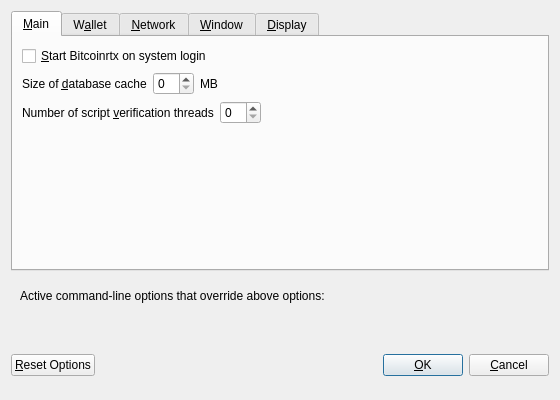
<?xml version="1.0" encoding="UTF-8"?>
<ui version="4.0">
 <class>OptionsDialog</class>
 <widget class="QDialog" name="OptionsDialog">
  <property name="geometry">
   <rect>
    <x>0</x>
    <y>0</y>
    <width>560</width>
    <height>400</height>
   </rect>
  </property>
  <property name="windowTitle">
   <string>Options</string>
  </property>
  <property name="modal">
   <bool>true</bool>
  </property>
  <layout class="QVBoxLayout" name="verticalLayout">
   <item>
    <widget class="QTabWidget" name="tabWidget">
     <property name="currentIndex">
      <number>0</number>
     </property>
     <widget class="QWidget" name="tabMain">
      <attribute name="title">
       <string>&amp;Main</string>
      </attribute>
      <layout class="QVBoxLayout" name="verticalLayout_Main">
       <item>
        <widget class="QCheckBox" name="bitcoinrtxAtStartup">
         <property name="toolTip">
          <string>Automatically start Bitcoinrtx after logging in to the system.</string>
         </property>
         <property name="text">
          <string>&amp;Start Bitcoinrtx on system login</string>
         </property>
        </widget>
       </item>
       <item>
        <layout class="QHBoxLayout" name="horizontalLayout_2_Main">
         <item>
          <widget class="QLabel" name="databaseCacheLabel">
           <property name="text">
            <string>Size of &amp;database cache</string>
           </property>
           <property name="textFormat">
            <enum>Qt::PlainText</enum>
           </property>
           <property name="buddy">
            <cstring>databaseCache</cstring>
           </property>
          </widget>
         </item>
         <item>
          <widget class="QSpinBox" name="databaseCache"/>
         </item>
         <item>
          <widget class="QLabel" name="databaseCacheUnitLabel">
           <property name="text">
            <string>MB</string>
           </property>
           <property name="textFormat">
            <enum>Qt::PlainText</enum>
           </property>
          </widget>
         </item>
         <item>
          <spacer name="horizontalSpacer_2_Main">
           <property name="orientation">
            <enum>Qt::Horizontal</enum>
           </property>
           <property name="sizeHint" stdset="0">
            <size>
             <width>40</width>
             <height>20</height>
            </size>
           </property>
          </spacer>
         </item>
        </layout>
       </item>
       <item>
        <layout class="QHBoxLayout" name="horizontalLayout_3_Main">
         <item>
          <widget class="QLabel" name="threadsScriptVerifLabel">
           <property name="text">
            <string>Number of script &amp;verification threads</string>
           </property>
           <property name="textFormat">
            <enum>Qt::PlainText</enum>
           </property>
           <property name="buddy">
            <cstring>threadsScriptVerif</cstring>
           </property>
          </widget>
         </item>
         <item>
          <widget class="QSpinBox" name="threadsScriptVerif">
           <property name="toolTip">
            <string>(0 = auto, &lt;0 = leave that many cores free)</string>
           </property>
          </widget>
         </item>
         <item>
          <spacer name="horizontalSpacer_3_Main">
           <property name="orientation">
            <enum>Qt::Horizontal</enum>
           </property>
           <property name="sizeHint" stdset="0">
            <size>
             <width>40</width>
             <height>20</height>
            </size>
           </property>
          </spacer>
         </item>
        </layout>
       </item>
       <item>
        <spacer name="verticalSpacer_Main">
         <property name="orientation">
          <enum>Qt::Vertical</enum>
         </property>
         <property name="sizeHint" stdset="0">
          <size>
           <width>20</width>
           <height>40</height>
          </size>
         </property>
        </spacer>
       </item>
      </layout>
     </widget>
     <widget class="QWidget" name="tabWallet">
      <attribute name="title">
       <string>W&amp;allet</string>
      </attribute>
      <layout class="QVBoxLayout" name="verticalLayout_Wallet">
       <item>
        <widget class="QGroupBox" name="groupBox">
         <property name="title">
          <string>Expert</string>
         </property>
         <layout class="QVBoxLayout" name="verticalLayout_2">
          <item>
           <widget class="QCheckBox" name="coinControlFeatures">
            <property name="toolTip">
             <string>Whether to show coin control features or not.</string>
            </property>
            <property name="text">
             <string>Enable coin &amp;control features</string>
            </property>
           </widget>
          </item>
          <item>
           <widget class="QCheckBox" name="spendZeroConfChange">
            <property name="toolTip">
             <string>If you disable the spending of unconfirmed change, the change from a transaction cannot be used until that transaction has at least one confirmation. This also affects how your balance is computed.</string>
            </property>
            <property name="text">
             <string>&amp;Spend unconfirmed change</string>
            </property>
           </widget>
          </item>
         </layout>
        </widget>
       </item>
       <item>
        <spacer name="verticalSpacer_Wallet">
         <property name="orientation">
          <enum>Qt::Vertical</enum>
         </property>
         <property name="sizeHint" stdset="0">
          <size>
           <width>20</width>
           <height>40</height>
          </size>
         </property>
        </spacer>
       </item>
      </layout>
     </widget>
     <widget class="QWidget" name="tabNetwork">
      <attribute name="title">
       <string>&amp;Network</string>
      </attribute>
      <layout class="QVBoxLayout" name="verticalLayout_Network">
       <item>
        <widget class="QCheckBox" name="mapPortUpnp">
         <property name="toolTip">
          <string>Automatically open the Bitcoinrtx client port on the router. This only works when your router supports UPnP and it is enabled.</string>
         </property>
         <property name="text">
          <string>Map port using &amp;UPnP</string>
         </property>
        </widget>
       </item>
       <item>
        <widget class="QCheckBox" name="allowIncoming">
         <property name="toolTip">
          <string>Accept connections from outside</string>
         </property>
         <property name="text">
          <string>Allow incoming connections</string>
         </property>
        </widget>
       </item>
       <item>
        <widget class="QCheckBox" name="connectSocks">
         <property name="toolTip">
          <string>Connect to the Bitcoinrtx network through a SOCKS5 proxy.</string>
         </property>
         <property name="text">
          <string>&amp;Connect through SOCKS5 proxy (default proxy):</string>
         </property>
        </widget>
       </item>
       <item>
        <layout class="QHBoxLayout" name="horizontalLayout_1_Network">
         <item>
          <widget class="QLabel" name="proxyIpLabel">
           <property name="text">
            <string>Proxy &amp;IP:</string>
           </property>
           <property name="textFormat">
            <enum>Qt::PlainText</enum>
           </property>
           <property name="buddy">
            <cstring>proxyIp</cstring>
           </property>
          </widget>
         </item>
         <item>
          <widget class="QValidatedLineEdit" name="proxyIp">
           <property name="minimumSize">
            <size>
             <width>140</width>
             <height>0</height>
            </size>
           </property>
           <property name="maximumSize">
            <size>
             <width>140</width>
             <height>16777215</height>
            </size>
           </property>
           <property name="toolTip">
            <string>IP address of the proxy (e.g. IPv4: 127.0.0.1 / IPv6: ::1)</string>
           </property>
          </widget>
         </item>
         <item>
          <widget class="QLabel" name="proxyPortLabel">
           <property name="text">
            <string>&amp;Port:</string>
           </property>
           <property name="textFormat">
            <enum>Qt::PlainText</enum>
           </property>
           <property name="buddy">
            <cstring>proxyPort</cstring>
           </property>
          </widget>
         </item>
         <item>
          <widget class="QLineEdit" name="proxyPort">
           <property name="minimumSize">
            <size>
             <width>55</width>
             <height>0</height>
            </size>
           </property>
           <property name="maximumSize">
            <size>
             <width>55</width>
             <height>16777215</height>
            </size>
           </property>
           <property name="toolTip">
            <string>Port of the proxy (e.g. 9050)</string>
           </property>
          </widget>
         </item>
         <item>
          <spacer name="horizontalSpacer_1_Network">
           <property name="orientation">
            <enum>Qt::Horizontal</enum>
           </property>
           <property name="sizeHint" stdset="0">
            <size>
             <width>40</width>
             <height>20</height>
            </size>
           </property>
          </spacer>
         </item>
        </layout>
       </item>
       <item>
        <spacer name="verticalSpacer_Network">
         <property name="orientation">
          <enum>Qt::Vertical</enum>
         </property>
         <property name="sizeHint" stdset="0">
          <size>
           <width>20</width>
           <height>40</height>
          </size>
         </property>
        </spacer>
       </item>
      </layout>
     </widget>
     <widget class="QWidget" name="tabWindow">
      <attribute name="title">
       <string>&amp;Window</string>
      </attribute>
      <layout class="QVBoxLayout" name="verticalLayout_Window">
       <item>
        <widget class="QCheckBox" name="minimizeToTray">
         <property name="toolTip">
          <string>Show only a tray icon after minimizing the window.</string>
         </property>
         <property name="text">
          <string>&amp;Minimize to the tray instead of the taskbar</string>
         </property>
        </widget>
       </item>
       <item>
        <widget class="QCheckBox" name="minimizeOnClose">
         <property name="toolTip">
          <string>Minimize instead of exit the application when the window is closed. When this option is enabled, the application will be closed only after selecting Quit in the menu.</string>
         </property>
         <property name="text">
          <string>M&amp;inimize on close</string>
         </property>
        </widget>
       </item>
       <item>
        <spacer name="verticalSpacer_Window">
         <property name="orientation">
          <enum>Qt::Vertical</enum>
         </property>
         <property name="sizeHint" stdset="0">
          <size>
           <width>20</width>
           <height>40</height>
          </size>
         </property>
        </spacer>
       </item>
      </layout>
     </widget>
     <widget class="QWidget" name="tabDisplay">
      <attribute name="title">
       <string>&amp;Display</string>
      </attribute>
      <layout class="QVBoxLayout" name="verticalLayout_Display">
       <item>
        <layout class="QHBoxLayout" name="horizontalLayout_1_Display">
         <item>
          <widget class="QLabel" name="langLabel">
           <property name="text">
            <string>User Interface &amp;language:</string>
           </property>
           <property name="textFormat">
            <enum>Qt::PlainText</enum>
           </property>
           <property name="buddy">
            <cstring>lang</cstring>
           </property>
          </widget>
         </item>
         <item>
          <widget class="QValueComboBox" name="lang">
           <property name="toolTip">
            <string>The user interface language can be set here. This setting will take effect after restarting Bitcoinrtx.</string>
           </property>
          </widget>
         </item>
        </layout>
       </item>
       <item>
        <layout class="QHBoxLayout" name="horizontalLayout_2_Display">
         <item>
          <widget class="QLabel" name="unitLabel">
           <property name="text">
            <string>&amp;Unit to show amounts in:</string>
           </property>
           <property name="textFormat">
            <enum>Qt::PlainText</enum>
           </property>
           <property name="buddy">
            <cstring>unit</cstring>
           </property>
          </widget>
         </item>
         <item>
          <widget class="QValueComboBox" name="unit">
           <property name="toolTip">
            <string>Choose the default subdivision unit to show in the interface and when sending coins.</string>
           </property>
          </widget>
         </item>
        </layout>
       </item>
       <item>
        <layout class="QHBoxLayout" name="horizontalLayout_3_Display">
         <item>
          <widget class="QLabel" name="thirdPartyTxUrlsLabel">
           <property name="toolTip">
            <string>Third party URLs (e.g. a block explorer) that appear in the transactions tab as context menu items. %s in the URL is replaced by transaction hash. Multiple URLs are separated by vertical bar |.</string>
           </property>
           <property name="text">
            <string>Third party transaction URLs</string>
           </property>
           <property name="buddy">
            <cstring>thirdPartyTxUrls</cstring>
           </property>
          </widget>
         </item>
         <item>
          <widget class="QLineEdit" name="thirdPartyTxUrls">
           <property name="toolTip">
            <string>Third party URLs (e.g. a block explorer) that appear in the transactions tab as context menu items. %s in the URL is replaced by transaction hash. Multiple URLs are separated by vertical bar |.</string>
           </property>
          </widget>
         </item>
        </layout>
       </item>
       <item>
        <spacer name="verticalSpacer_Display">
         <property name="orientation">
          <enum>Qt::Vertical</enum>
         </property>
         <property name="sizeHint" stdset="0">
          <size>
           <width>20</width>
           <height>40</height>
          </size>
         </property>
        </spacer>
       </item>
      </layout>
     </widget>
    </widget>
   </item>
   <item>
    <widget class="QFrame" name="frame">
     <layout class="QVBoxLayout" name="verticalLayout_Bottom">
      <item>
       <layout class="QHBoxLayout" name="horizontalLayout_Bottom">
        <item>
         <widget class="QLabel" name="overriddenByCommandLineInfoLabel">
          <property name="text">
           <string>Active command-line options that override above options:</string>
          </property>
          <property name="textFormat">
           <enum>Qt::PlainText</enum>
          </property>
         </widget>
        </item>
        <item>
         <spacer name="horizontalSpacer_Bottom">
          <property name="orientation">
           <enum>Qt::Horizontal</enum>
          </property>
          <property name="sizeHint" stdset="0">
           <size>
            <width>40</width>
            <height>20</height>
           </size>
          </property>
         </spacer>
        </item>
       </layout>
      </item>
      <item>
       <widget class="QLabel" name="overriddenByCommandLineLabel">
        <property name="text">
         <string/>
        </property>
        <property name="textFormat">
         <enum>Qt::PlainText</enum>
        </property>
        <property name="wordWrap">
         <bool>true</bool>
        </property>
       </widget>
      </item>
     </layout>
    </widget>
   </item>
   <item>
    <layout class="QHBoxLayout" name="horizontalLayout_Buttons">
     <item>
      <widget class="QPushButton" name="resetButton">
       <property name="toolTip">
        <string>Reset all client options to default.</string>
       </property>
       <property name="text">
        <string>&amp;Reset Options</string>
       </property>
       <property name="autoDefault">
        <bool>false</bool>
       </property>
      </widget>
     </item>
     <item>
      <spacer name="horizontalSpacer_1">
       <property name="orientation">
        <enum>Qt::Horizontal</enum>
       </property>
       <property name="sizeHint" stdset="0">
        <size>
         <width>40</width>
         <height>48</height>
        </size>
       </property>
      </spacer>
     </item>
     <item>
      <widget class="QLabel" name="statusLabel">
       <property name="minimumSize">
        <size>
         <width>200</width>
         <height>0</height>
        </size>
       </property>
       <property name="font">
        <font>
         <weight>75</weight>
         <bold>true</bold>
        </font>
       </property>
       <property name="text">
        <string/>
       </property>
       <property name="textFormat">
        <enum>Qt::PlainText</enum>
       </property>
       <property name="wordWrap">
        <bool>true</bool>
       </property>
      </widget>
     </item>
     <item>
      <spacer name="horizontalSpacer_2">
       <property name="orientation">
        <enum>Qt::Horizontal</enum>
       </property>
       <property name="sizeHint" stdset="0">
        <size>
         <width>40</width>
         <height>48</height>
        </size>
       </property>
      </spacer>
     </item>
     <item>
      <widget class="QPushButton" name="okButton">
       <property name="text">
        <string>&amp;OK</string>
       </property>
       <property name="autoDefault">
        <bool>false</bool>
       </property>
       <property name="default">
        <bool>true</bool>
       </property>
      </widget>
     </item>
     <item>
      <widget class="QPushButton" name="cancelButton">
       <property name="text">
        <string>&amp;Cancel</string>
       </property>
       <property name="autoDefault">
        <bool>false</bool>
       </property>
      </widget>
     </item>
    </layout>
   </item>
  </layout>
 </widget>
 <customwidgets>
  <customwidget>
   <class>QValidatedLineEdit</class>
   <extends>QLineEdit</extends>
   <header>qvalidatedlineedit.h</header>
  </customwidget>
  <customwidget>
   <class>QValueComboBox</class>
   <extends>QComboBox</extends>
   <header>qvaluecombobox.h</header>
  </customwidget>
 </customwidgets>
 <resources/>
 <connections/>
</ui>
